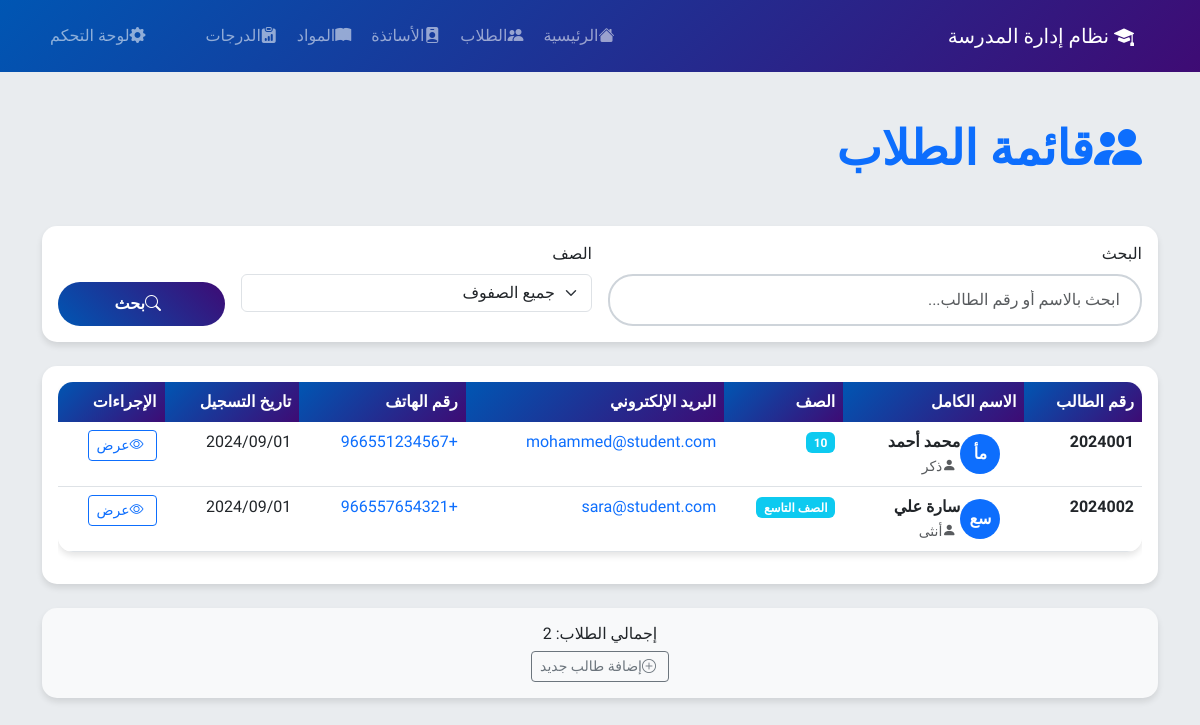
/students/, run on an earlier commit of the app's database.
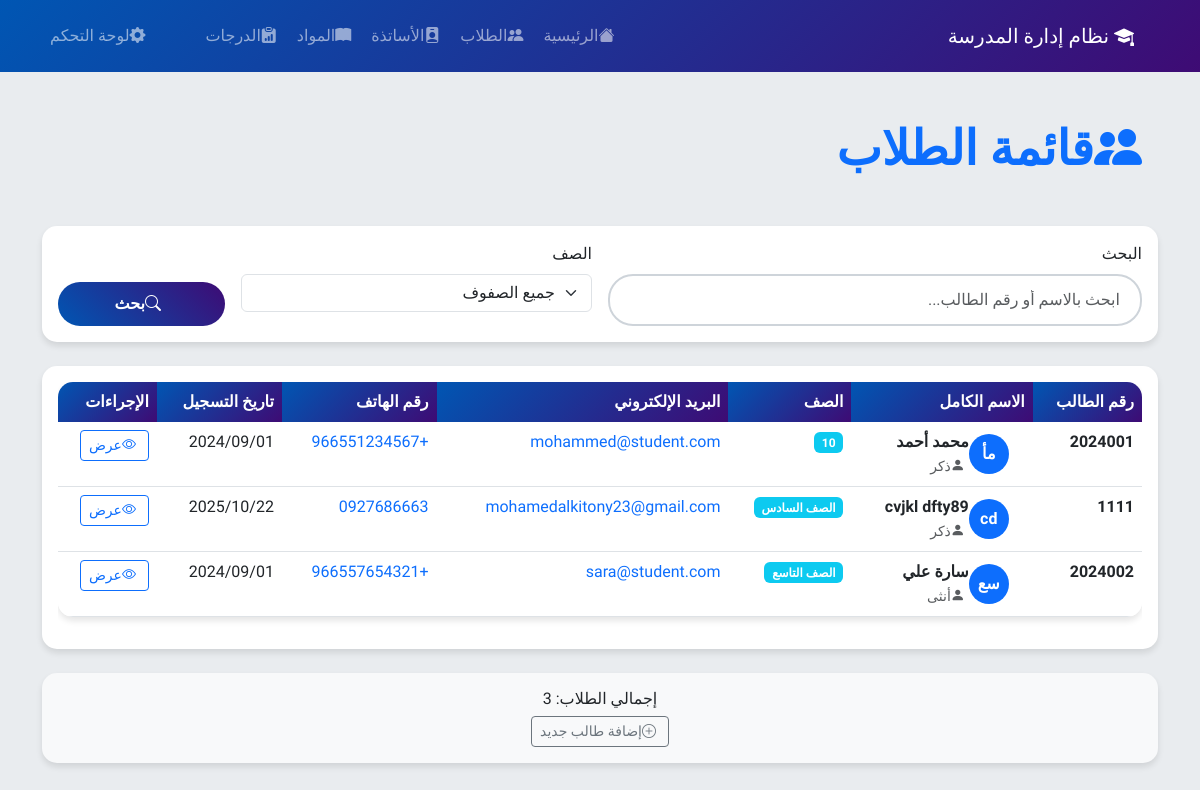
And on a later commit of the database.
### students_teachers/models.py (models this page shows, shortened)
class Student(models.Model):
    GENDER_CHOICES = [
        ('M', 'ذكر'),
        ('F', 'أنثى'),
    ]
    GRADE_CHOICES = [
        ('1', 'الصف الأول'),
        ('2', 'الصف الثاني'),
        ('3', 'الصف الثالث'),
        ('4', 'الصف الرابع'),
        ('5', 'الصف الخامس'),
        ('6', 'الصف السادس'),
        ('7', 'الصف السابع'),
        ('8', 'الصف الثامن'),
        ('9', 'الصف التاسع'),
    ]
    student_id = models.CharField(max_length=20, unique=True, verbose_name="رقم الطالب")
    first_name = models.CharField(max_length=50, verbose_name="الاسم الأول")
    last_name = models.CharField(max_length=50, verbose_name="اسم العائلة")
    email = models.EmailField(blank=True, verbose_name="البريد الإلكتروني")
    phone_regex = RegexValidator(regex=r'^\+?1?\d{9,15}$', message="رقم الهاتف يجب أن يكون بالصيغة: '+999999999'. حتى 15 رقم مسموح.")
    phone = models.CharField(validators=[phone_regex], max_length=17, blank=True, verbose_name="رقم الهاتف")
    gender = models.CharField(max_length=1, choices=GENDER_CHOICES, verbose_name="الجنس")
    date_of_birth = models.DateField(verbose_name="تاريخ الميلاد")
    grade = models.CharField(max_length=2, choices=GRADE_CHOICES, verbose_name="الصف")
    enrollment_date = models.DateField(verbose_name="تاريخ التسجيل")
    subjects = models.ManyToManyField(Subject, verbose_name="المواد المسجل بها")
    address = models.TextField(verbose_name="العنوان")
    parent_name = models.CharField(max_length=100, verbose_name="اسم ولي الأمر")
    parent_phone = models.CharField(validators=[phone_regex], max_length=17, verbose_name="هاتف ولي الأمر")
    is_active = models.BooleanField(default=True, verbose_name="نشط")
    created_at = models.DateTimeField(auto_now_add=True, verbose_name="تاريخ الإنشاء")
    updated_at = models.DateTimeField(auto_now=True, verbose_name="تاريخ التحديث")
    class Meta:
        verbose_name = "طالب"
        verbose_name_plural = "الطلاب"
        ordering = ['grade', 'first_name', 'last_name']
    @property
    def full_name(self):
        return f"{self.first_name} {self.last_name}"

### students_teachers/views.py (the view)
# urls.py: path('students/', views.students_list, name='students_list'),
def students_list(request):
    search_query = request.GET.get('search', '')
    grade_filter = request.GET.get('grade', '')
    students = Student.objects.filter(is_active=True)
    if search_query:
        students = students.filter(
            Q(first_name__icontains=search_query) |
            Q(last_name__icontains=search_query) |
            Q(student_id__icontains=search_query)
        )
    if grade_filter:
        students = students.filter(grade=grade_filter)
    students = students.order_by('grade', 'first_name', 'last_name')
    paginator = Paginator(students, 10)
    page_number = request.GET.get('page')
    page_obj = paginator.get_page(page_number)
    grade_choices = Student.GRADE_CHOICES
    context = {
        'page_obj': page_obj,
        'search_query': search_query,
        'grade_filter': grade_filter,
        'grade_choices': grade_choices,
    }
    return render(request, 'students_teachers/students_list.html', context)

### students_teachers/templates/students_teachers/students_list.html (shortened to what this page needs)
{% extends 'students_teachers/base.html' %}
{% block content %}
<div class="row mb-4">
    <div class="col-12">
        <h1 class="display-5 fw-bold text-primary mb-4">
            <i class="bi bi-people-fill me-3"></i>قائمة الطلاب
        </h1>
    </div>
</div>
<div class="row mb-4">
    <div class="col-12">
        <div class="card">
            <div class="card-body">
                <form method="get" class="row g-3">
                    <div class="col-md-6">
                        <label for="search" class="form-label">البحث</label>
                        <input type="text" class="form-control search-box" id="search" name="search"
                               value="{{ search_query }}" placeholder="ابحث بالاسم أو رقم الطالب...">
                    </div>
                    <div class="col-md-4">
                        <label for="grade" class="form-label">الصف</label>
                        <select class="form-select" id="grade" name="grade">
                            <option value="">جميع الصفوف</option>
                        </select>
                    </div>
                    <div class="col-md-2 d-flex align-items-end">
                        <button type="submit" class="btn btn-primary w-100">
                            <i class="bi bi-search me-2"></i>بحث
                        </button>
                    </div>
                </form>
            </div>
        </div>
    </div>
</div>
<div class="row">
    <div class="col-12">
        <div class="card">
            <div class="card-body">
                {% if page_obj %}
                    <div class="table-responsive">
                        <table class="table table-hover">
                            <thead>
                                <tr>
                                    <th>رقم الطالب</th>
                                    <th>الاسم الكامل</th>
                                    <th>الصف</th>
                                    <th>البريد الإلكتروني</th>
                                    <th>رقم الهاتف</th>
                                    <th>تاريخ التسجيل</th>
                                    <th>الإجراءات</th>
                                </tr>
                            </thead>
                            <tbody>
                                {% for student in page_obj %}
                                <tr>
                                    <td><strong>{{ student.student_id }}</strong></td>
                                    <td>
                                        <div class="d-flex align-items-center">
                                            <div class="avatar-circle bg-primary text-white me-3 d-flex align-items-center justify-content-center"
                                                 style="width: 40px; height: 40px; border-radius: 50%; font-weight: bold;">
                                                {{ student.first_name|first }}{{ student.last_name|first }}
                                            </div>
                                            <div>
                                                <strong>{{ student.full_name }}</strong>
                                                <br>
                                                <small class="text-muted">
                                                    <i class="bi bi-person-fill me-1"></i>{{ student.get_gender_display }}
                                                </small>
                                            </div>
                                        </div>
                                    </td>
                                    <td>
                                        <span class="badge bg-info">{{ student.get_grade_display }}</span>
                                    </td>
                                    <td>
                                        {% if student.email %}
                                            <a href="mailto:{{ student.email }}" class="text-decoration-none">
                                                {{ student.email }}
                                            </a>
                                        {% else %}
                                            <span class="text-muted">غير محدد</span>
                                        {% endif %}
                                    </td>
                                    <td>
                                        {% if student.phone %}
                                            <a href="tel:{{ student.phone }}" class="text-decoration-none">
                                                {{ student.phone }}
                                            </a>
                                        {% else %}
                                            <span class="text-muted">غير محدد</span>
                                        {% endif %}
                                    </td>
                                    <td>{{ student.enrollment_date|date:"Y/m/d" }}</td>
                                    <td>
                                        <a href="{% url 'students_teachers:student_detail' student.id %}"
                                           class="btn btn-sm btn-outline-primary">
                                            <i class="bi bi-eye me-1"></i>عرض
                                        </a>
                                    </td>
                                </tr>
                                {% endfor %}
                            </tbody>
                        </table>
                    </div>
                {% endif %}
            </div>
        </div>
    </div>
</div>
<div class="row mt-4">
    <div class="col-12">
        <div class="card bg-light">
            <div class="card-body text-center">
                <h6 class="card-title">إجمالي الطلاب: {{ page_obj.paginator.count }}</h6>
                <p class="card-text">
                    <a href="/admin/students_teachers/student/" class="btn btn-sm btn-outline-secondary">
                        <i class="bi bi-plus-circle me-1"></i>إضافة طالب جديد
                    </a>
                </p>
            </div>
        </div>
    </div>
</div>
{% endblock %}

### students_teachers/templates/students_teachers/base.html (shortened to what this page needs)
<!DOCTYPE html>
<html lang="ar" dir="rtl">
<head>
    <link href="https://cdn.jsdelivr.net/npm/bootstrap@5.3.0/dist/css/bootstrap.min.css" rel="stylesheet">
    <link href="https://cdn.jsdelivr.net/npm/bootstrap-icons@1.10.0/font/bootstrap-icons.css" rel="stylesheet">
</head>
<body>
    <nav class="navbar navbar-expand-lg navbar-dark">
        <div class="container">
            <a class="navbar-brand" href="{% url 'students_teachers:home' %}">
                <i class="bi bi-mortarboard-fill me-2"></i>
                نظام إدارة المدرسة
            </a>
            <div class="collapse navbar-collapse" id="navbarNav">
                <ul class="navbar-nav me-auto">
                    <li class="nav-item">
                        <a class="nav-link" href="{% url 'students_teachers:home' %}">
                            <i class="bi bi-house-fill me-1"></i>الرئيسية
                        </a>
                    </li>
                    <li class="nav-item">
                        <a class="nav-link" href="{% url 'students_teachers:students_list' %}">
                            <i class="bi bi-people-fill me-1"></i>الطلاب
                        </a>
                    </li>
                    <li class="nav-item">
                        <a class="nav-link" href="{% url 'students_teachers:teachers_list' %}">
                            <i class="bi bi-person-badge-fill me-1"></i>الأساتذة
                        </a>
                    </li>
                    <li class="nav-item">
                        <a class="nav-link" href="{% url 'students_teachers:subjects_list' %}">
                            <i class="bi bi-book-fill me-1"></i>المواد
                        </a>
                    </li>
                    <li class="nav-item">
                        <a class="nav-link" href="{% url 'students_teachers:grades_list' %}">
                            <i class="bi bi-clipboard-data-fill me-1"></i>الدرجات
                        </a>
                    </li>
                </ul>
                <ul class="navbar-nav">
                    <li class="nav-item">
                        <a class="nav-link" href="/admin/">
                            <i class="bi bi-gear-fill me-1"></i>لوحة التحكم
                        </a>
                    </li>
                </ul>
            </div>
        </div>
    </nav>
    <main class="container my-5">
        {% block content %}
        {% endblock %}
    </main>
</body>
</html>

### students_teachers/templates/students_teachers/base.html (style rules this page uses)
body { font-family: 'Cairo', sans-serif; background-color: #e9ecef; }
.card { border: none; border-radius: 15px; box-shadow: 0 4px 6px rgba(0, 0, 0, 0.1); transition: transform 0.3s ease, box-shadow 0.3s ease; background-color: #ffffff; }
.btn-primary { background: linear-gradient(45deg, #0056b3, #3e0b74); border: none; border-radius: 25px; padding: 10px 25px; font-weight: 600; transition: all 0.3s ease; }
.navbar { background: linear-gradient(135deg, #0056b3 0%, #3e0b74 100%); padding: 1rem 0; }
.table { border-radius: 15px; overflow: hidden; box-shadow: 0 4px 6px rgba(0, 0, 0, 0.1); }
.table thead th { background: linear-gradient(135deg, #0056b3 0%, #3e0b74 100%); color: white; border: none; font-weight: 600; }
.search-box { border-radius: 25px; border: 2px solid #ced4da; padding: 12px 20px; transition: all 0.3s ease; }

What changed in the data, as far as the page shows it:
added Student: student_id "1111", first_name|first "c", last_name|first "d", full_name "cvjkl dfty89", gender "ذكر", grade "الصف السادس", email "mohamedalkitony23@gmail.com", phone "0927686663", enrollment_date "2025/10/22"
Also different on the page:
{{ page_obj.paginator.count }}: "2" → "3"
